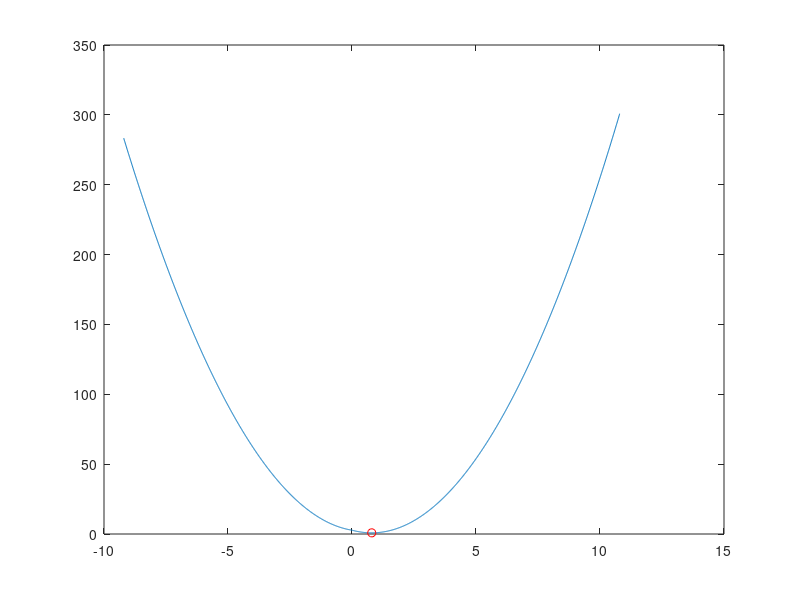
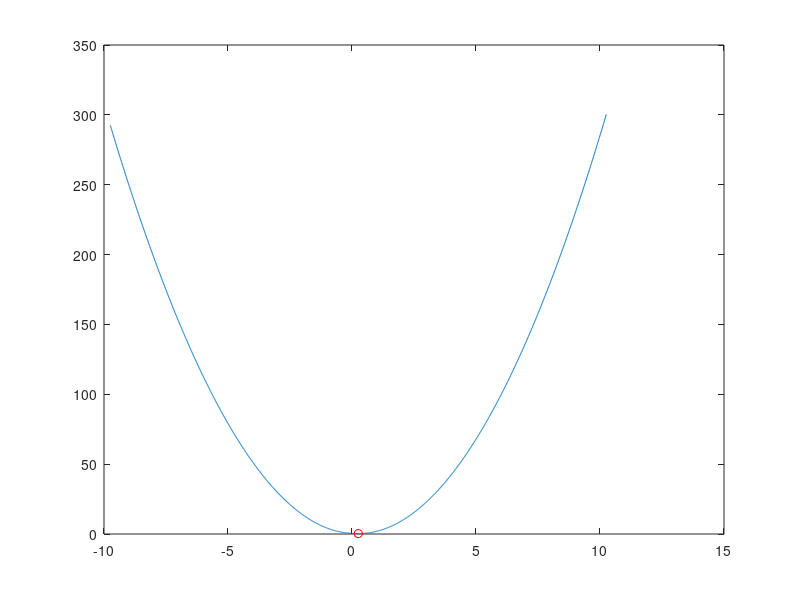
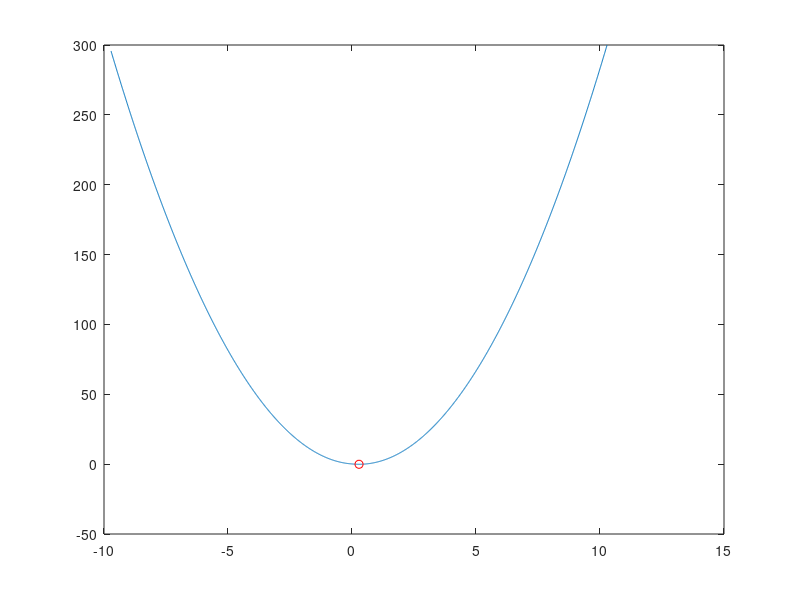
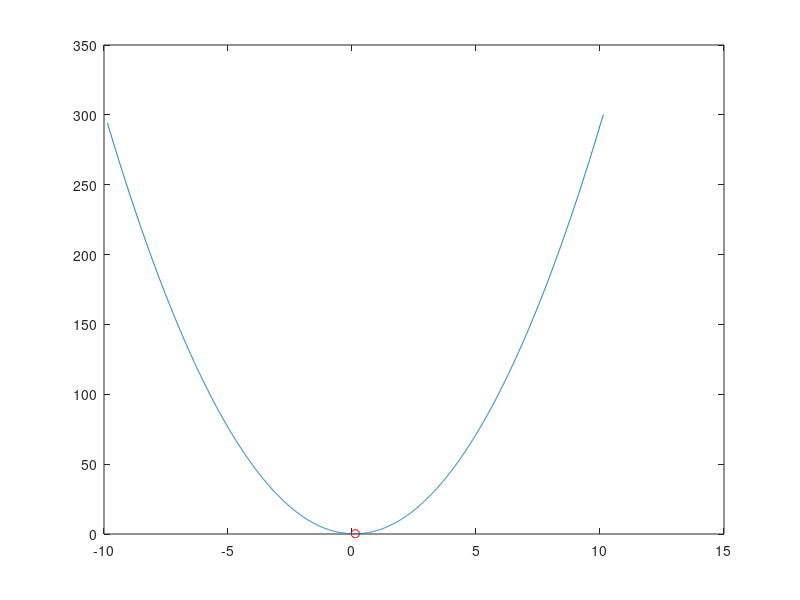

Write MATLAB code to recreate these figures, in order.
clear all; clc;

m=5;
n=2;
X = rand(m,n);

lambda = randn(m,n);
rho=5;
r = 3;

[U,S,V] = svds(X,r);
Theta = U*S*V';

W = U;
H = S*V';

A = W*H;

%for k=1:100
    Y = rho*A - lambda;


    p = find(Y>X);
    q = find(Y<(-X));
    r1 = find(Y> (-X));
    r2 = find(Y<X);
    r = intersect(r1,r2);


    t1 = (rho*A - lambda + X ) ./ (rho + 1);
    t2 = (rho*A - lambda - X ) ./ (rho + 1);

    Theta(p)=t1(p);
    Theta(q)=t2(q);

    g1 = 1/2 * (X - t1).^2 + t1.*lambda + rho/2*(t1 - A).^2;
    g2 = 1/2 * (X + t2).^2 + t2.*lambda + rho/2*(t2 - A).^2;

    %g1 = 1/2 * (X(r) - t1(r)).^2 + t1(r).*lambda + rho/2*(t1 - A).^2;
    %g2 = 1/2 * (X + t2).^2 + t2*lambda + rho/2*(t2 - A).^2;



    if g1(r)<g2(r)

        Theta(r) = t1(r);
    else
        Theta(r) = t2(r);
    end




    obj = 1/2*(X - abs(Theta)).^2 + lambda.*Theta + rho/2 .* (Theta - A).^2;

    %W = (1/rho) * ((H*H') \ (H* lambda' + rho * H * Theta') );
    %W = W';
    %H = (1/rho) * ((W'*W) \ (W' * lambda + rho * W' * Theta) );
    %A = W*H;
    %lambda = lambda + rho*(Theta - A);

    for i = 1 : m
        for j = 1 : n
            thetaijint = [Theta(i,j)-10:0.01:Theta(i,j)+10]; 
            for k = 1 : length(thetaijint)
                fthetaijint(k) = 1/2*(X(i,j) - abs(thetaijint(k))).^2 + lambda(i,j).*thetaijint(k) + rho/2 .* (thetaijint(k) - A(i,j)).^2; 
            end

            %if min(fthetaijint) < obj(i,j)-1e-12
                %disp('PROBLEM in your formula Atharva')
                  figure; 
            plot(thetaijint,fthetaijint);
            hold on; 
            plot(Theta(i,j),obj(i,j),'ro'); 

                %keyboard
            %end

        end
    end
%    error(k)= obj(i,j);

%end
